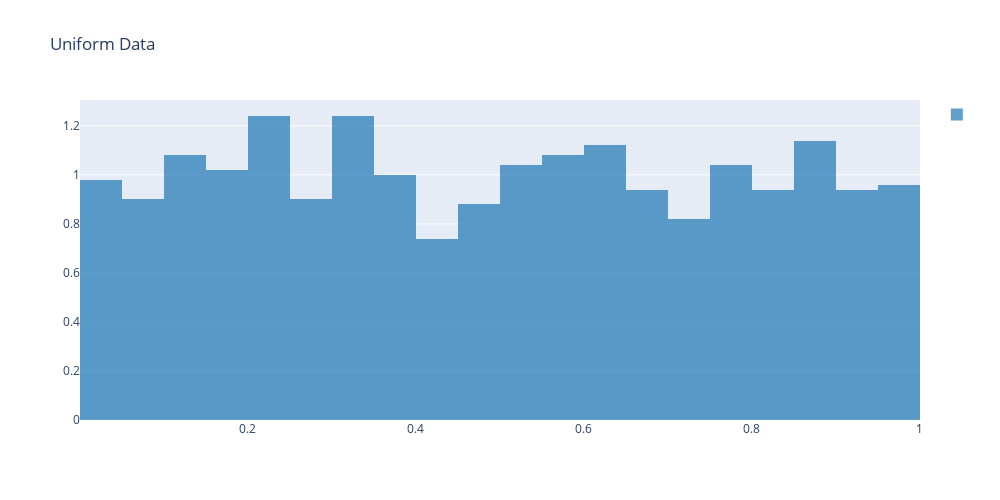

Notebook cell for this chart:
### Markdown cell above
##### Generate Uniform Data

### Code cell
u = np.random.uniform(size=(1000, 1))
u_fig = ff.create_distplot([u.reshape(-1)], group_labels=' ', show_curve=False, show_rug=False, bin_size=0.05)
u_fig.update_layout(showlegend=True, 
                    title_text='Uniform Data', 
                    width=1000,
                    height=500
                    )
u_fig.show()

### Figure 1 — Plotly figure (JSON) as saved in the notebook; plotly's stock layout.template omitted (floating-point values rounded to 4 significant figures; data arrays with more than 128 entries replaced by an {"elided": "..."} marker saying what was removed)
{"data": [{"autobinx": false, "histnorm": "probability density", "legendgroup": " ", "marker": {"color": "rgb(31, 119, 180)"}, "name": " ", "opacity": 0.7, "type": "histogram", "x": {"elided": "1000 float values"}, "xaxis": "x", "xbins": {"end": 0.9997, "size": 0.05, "start": 0.0009895}, "yaxis": "y"}], "layout": {"barmode": "overlay", "height": 500, "hovermode": "closest", "legend": {"traceorder": "reversed"}, "showlegend": true, "title": {"text": "Uniform Data"}, "width": 1000, "xaxis": {"anchor": "y2", "domain": [0, 1], "zeroline": false}, "yaxis": {"anchor": "free", "domain": [0, 1], "position": 0}}}
